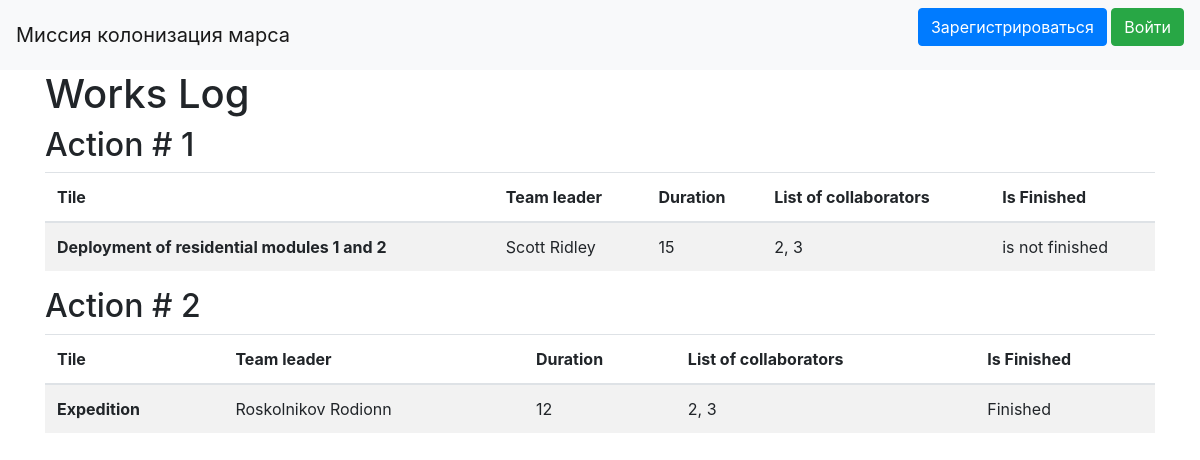
Before: / with the older database file.
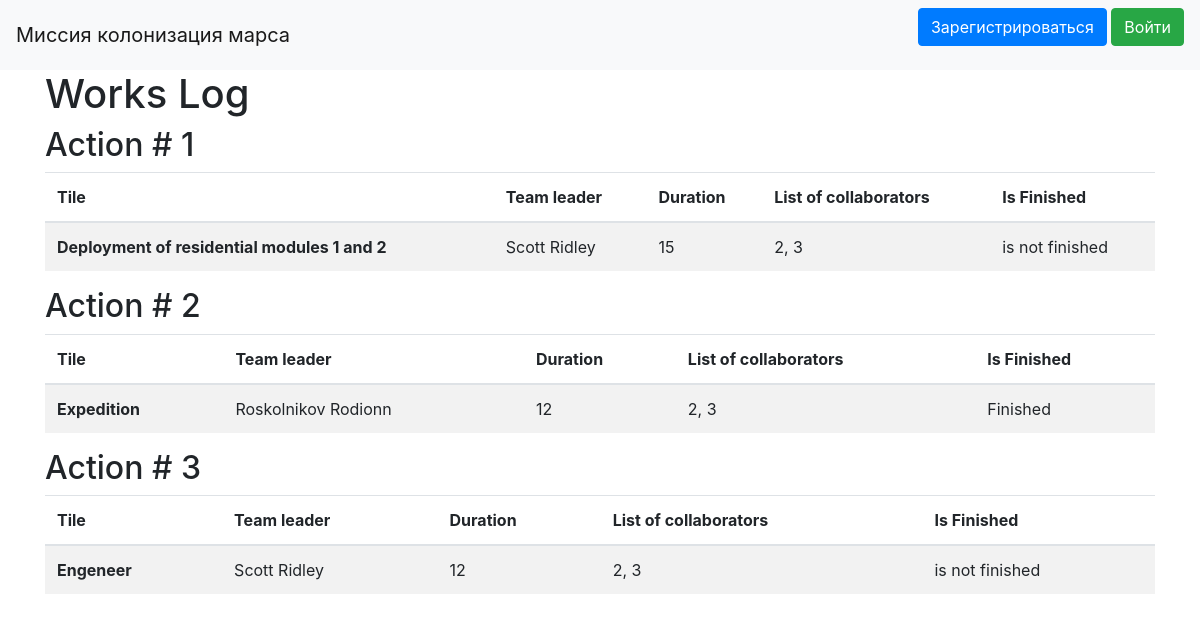
After: the same page with the newer database file.
### data/jobs.py (models this page shows)
class Jobs(SqlAlchemyBase):
    __tablename__ = 'jobs'
    id = sqlalchemy.Column(sqlalchemy.Integer, primary_key=True, autoincrement=True)
    job = sqlalchemy.Column(sqlalchemy.String, nullable=True)
    work_size = sqlalchemy.Column(sqlalchemy.String, nullable=True)
    collaborators = sqlalchemy.Column(sqlalchemy.String, nullable=True)
    start_date = sqlalchemy.Column(sqlalchemy.DateTime, default=datetime.datetime.now)
    end_date = sqlalchemy.Column(sqlalchemy.DateTime, default=datetime.datetime.now)
    is_finished = sqlalchemy.Column(sqlalchemy.Boolean, nullable=True)
    team_leader = sqlalchemy.Column(sqlalchemy.Integer,
                                sqlalchemy.ForeignKey("users.id"))
    user = orm.relation('User')

### data/users.py (models this page shows, shortened)
class User(SqlAlchemyBase, UserMixin):
    __tablename__ = 'users'
    id = sqlalchemy.Column(sqlalchemy.Integer,
                           primary_key=True, autoincrement=True)
    surname = sqlalchemy.Column(sqlalchemy.String, nullable=True)
    name = sqlalchemy.Column(sqlalchemy.String, nullable=True)
    age = sqlalchemy.Column(sqlalchemy.Integer, nullable=True)
    position = sqlalchemy.Column(sqlalchemy.Integer, nullable=True)
    speciality = sqlalchemy.Column(sqlalchemy.Integer, nullable=True)
    address = sqlalchemy.Column(sqlalchemy.Integer, nullable=True)
    email = sqlalchemy.Column(sqlalchemy.String, unique=True, nullable=True)
    hashed_password = sqlalchemy.Column(sqlalchemy.String, nullable=True)
    modified_date = sqlalchemy.Column(sqlalchemy.DateTime, default=datetime.datetime.now)
    news = orm.relation("Jobs", back_populates='user')

### main.py (the view)
@app.route("/")
def index():
    db_sess = db_session.create_session()
    jobss = db_sess.query(Jobs).all()
    return render_template('index.html', jobs=jobss)

### data/db_session.py (called while the page is built)
def create_session() -> Session:
    global __factory
    return __factory()

### templates/index.html (shortened to what this page needs)
{% extends "base.html" %}
{% block content %}
<h1>Works Log</h1>
{% for item in jobs%}
  <h2>Action # {{item.id}}</h2>
  <table class="table table-striped">
    <thead>
      <tr>
        <th scope="col">Tile</th>
        <th scope="col">Team leader</th>
        <th scope="col">Duration</th>
        <th scope="col">List of collaborators</th>
        <th scope="col">Is Finished</th>
      </tr>
    </thead>
    <tbody>
      <tr>
        <th scope="row">{{item.job.capitalize()}}</th>
        <td>{{item.user.surname}} {{item.user.name}}</td>
        <td>{{item.work_size}}</td>
        <td>{{item.collaborators}}</td>
        <td>
          {% if item.is_finished %}
          Finished
          {% else %}
          is not finished
          {% endif %}
        </td>
      </tr>
    </tbody>
  </table>
{% endfor %}
{% endblock %}

### templates/base.html (shortened to what this page needs)
<!doctype html>
<html lang="en">
<head>
    <link rel="stylesheet"
          href="https://stackpath.bootstrapcdn.com/bootstrap/4.4.1/css/bootstrap.min.css"
>
</head>
<body>
<header>
    <nav class="navbar navbar-light bg-light">
        <a class="navbar-brand" href="#">Миссия колонизация марса</a>
        {% if current_user.is_authenticated %}
            <a class="navbar-brand" href="/logout">{{ current_user.name }}</a>
        {% else %}
            <p>
                <a class="btn btn-primary " href="/register">Зарегистрироваться</a>
                <a class="btn btn-success" href="/login">Войти</a>
            </p>
        {% endif %}
    </nav>
</header>
<main role="main" class="container">
    {% block content %}{% endblock %}
</main>
</body>
</html>

Changed rows visible on the page:
added Jobs: id "3", job "Engeneer", user.surname "Scott", user.name "Ridley", work_size "12", collaborators "2, 3", is_finished "is not finished"
